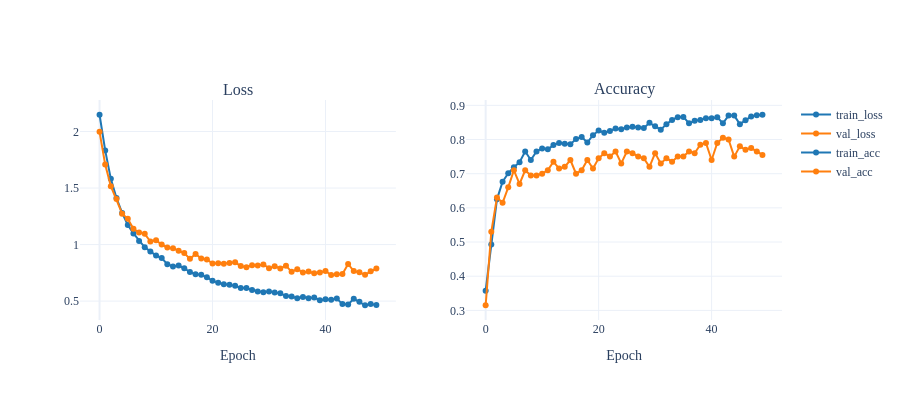

The cell this chart's notebook holds for it:
### Code cell
metrics = pd.read_csv(f"{trainer.logger.log_dir}/metrics.csv")

TRAIN_COLOR = "#1f77b4"  # matplotlib blue
VAL_COLOR   = "#ff7f0e"  # matplotlib orange

fig = make_subplots(rows=1, cols=2, subplot_titles=("Loss", "Accuracy"))

for cols, col_idx in [
    (["train_loss", "val_loss"], 1),
    (["train_acc",  "val_acc"],  2),
]:
    for c in cols:
        color = TRAIN_COLOR if c.startswith("train") else VAL_COLOR
        subset = metrics.dropna(subset=[c])
        fig.add_trace(
            go.Scatter(x=subset["epoch"], y=subset[c], mode="lines+markers", name=c,
                       line=dict(color=color), marker=dict(color=color)),
            row=1, col=col_idx,
        )

fig.update_xaxes(title_text="Epoch")
fig.update_layout(height=400, width=900)
fig.show()

### Figure 1 — Plotly figure (JSON) as saved in the notebook; plotly's stock layout.template omitted (floating-point values rounded to 4 significant figures)
{"data": [{"line": {"color": "#1f77b4"}, "marker": {"color": "#1f77b4"}, "mode": "lines+markers", "name": "train_loss", "type": "scatter", "x": [0, 1, 2, 3, 4, 5, 6, 7, 8, 9, 10, 11, 12, 13, 14, 15, 16, 17, 18, 19, 20, 21, 22, 23, 24, 25, 26, 27, 28, 29, 30, 31, 32, 33, 34, 35, 36, 37, 38, 39, 40, 41, 42, 43, 44, 45, 46, 47, 48, 49], "xaxis": "x", "y": [2.148, 1.833, 1.582, 1.412, 1.28, 1.173, 1.099, 1.032, 0.9763, 0.9399, 0.9034, 0.8804, 0.8261, 0.8065, 0.8149, 0.7908, 0.7571, 0.7378, 0.7337, 0.7111, 0.6792, 0.6635, 0.6495, 0.6446, 0.6351, 0.6164, 0.6168, 0.5986, 0.585, 0.5777, 0.5858, 0.5765, 0.5686, 0.5445, 0.5407, 0.5257, 0.5366, 0.5255, 0.5322, 0.5077, 0.5168, 0.5124, 0.5227, 0.4737, 0.4707, 0.5206, 0.494, 0.4635, 0.4742, 0.4657], "yaxis": "y"}, {"line": {"color": "#ff7f0e"}, "marker": {"color": "#ff7f0e"}, "mode": "lines+markers", "name": "val_loss", "type": "scatter", "x": [0, 1, 2, 3, 4, 5, 6, 7, 8, 9, 10, 11, 12, 13, 14, 15, 16, 17, 18, 19, 20, 21, 22, 23, 24, 25, 26, 27, 28, 29, 30, 31, 32, 33, 34, 35, 36, 37, 38, 39, 40, 41, 42, 43, 44, 45, 46, 47, 48, 49], "xaxis": "x", "y": [1.997, 1.708, 1.517, 1.403, 1.273, 1.228, 1.14, 1.107, 1.095, 1.027, 1.039, 0.9998, 0.9742, 0.9675, 0.9458, 0.9252, 0.8741, 0.9164, 0.8764, 0.8682, 0.833, 0.8339, 0.8313, 0.837, 0.8434, 0.8104, 0.7999, 0.8175, 0.8146, 0.8241, 0.7914, 0.8082, 0.7887, 0.8138, 0.7593, 0.7824, 0.7528, 0.7612, 0.7471, 0.7535, 0.766, 0.7303, 0.7378, 0.7393, 0.8284, 0.7662, 0.7546, 0.7327, 0.7637, 0.7877], "yaxis": "y"}, {"line": {"color": "#1f77b4"}, "marker": {"color": "#1f77b4"}, "mode": "lines+markers", "name": "train_acc", "type": "scatter", "x": [0, 1, 2, 3, 4, 5, 6, 7, 8, 9, 10, 11, 12, 13, 14, 15, 16, 17, 18, 19, 20, 21, 22, 23, 24, 25, 26, 27, 28, 29, 30, 31, 32, 33, 34, 35, 36, 37, 38, 39, 40, 41, 42, 43, 44, 45, 46, 47, 48, 49], "xaxis": "x2", "y": [0.3575, 0.4925, 0.625, 0.6762, 0.7013, 0.7188, 0.7337, 0.765, 0.74, 0.765, 0.7738, 0.7713, 0.7837, 0.79, 0.7875, 0.7862, 0.8012, 0.8075, 0.7912, 0.8125, 0.8263, 0.82, 0.825, 0.8325, 0.83, 0.835, 0.8375, 0.835, 0.8338, 0.8487, 0.8388, 0.8288, 0.845, 0.8575, 0.865, 0.8662, 0.8475, 0.855, 0.8575, 0.8625, 0.8625, 0.865, 0.8475, 0.87, 0.87, 0.845, 0.8562, 0.8675, 0.8712, 0.8725], "yaxis": "y2"}, {"line": {"color": "#ff7f0e"}, "marker": {"color": "#ff7f0e"}, "mode": "lines+markers", "name": "val_acc", "type": "scatter", "x": [0, 1, 2, 3, 4, 5, 6, 7, 8, 9, 10, 11, 12, 13, 14, 15, 16, 17, 18, 19, 20, 21, 22, 23, 24, 25, 26, 27, 28, 29, 30, 31, 32, 33, 34, 35, 36, 37, 38, 39, 40, 41, 42, 43, 44, 45, 46, 47, 48, 49], "xaxis": "x2", "y": [0.315, 0.53, 0.63, 0.615, 0.66, 0.71, 0.67, 0.71, 0.695, 0.695, 0.7, 0.71, 0.735, 0.715, 0.72, 0.74, 0.7, 0.71, 0.74, 0.715, 0.745, 0.76, 0.75, 0.765, 0.73, 0.765, 0.76, 0.75, 0.745, 0.72, 0.76, 0.73, 0.745, 0.735, 0.75, 0.75, 0.765, 0.76, 0.785, 0.79, 0.74, 0.79, 0.805, 0.8, 0.75, 0.78, 0.77, 0.775, 0.765, 0.755], "yaxis": "y2"}], "layout": {"annotations": [{"font": {"size": 16}, "showarrow": false, "text": "Loss", "x": 0.225, "xanchor": "center", "xref": "paper", "y": 1, "yanchor": "bottom", "yref": "paper"}, {"font": {"size": 16}, "showarrow": false, "text": "Accuracy", "x": 0.775, "xanchor": "center", "xref": "paper", "y": 1, "yanchor": "bottom", "yref": "paper"}], "height": 400, "width": 900, "xaxis": {"anchor": "y", "domain": [0, 0.45], "title": {"text": "Epoch"}}, "xaxis2": {"anchor": "y2", "domain": [0.55, 1], "title": {"text": "Epoch"}}, "yaxis": {"anchor": "x", "domain": [0, 1]}, "yaxis2": {"anchor": "x2", "domain": [0, 1]}}}
